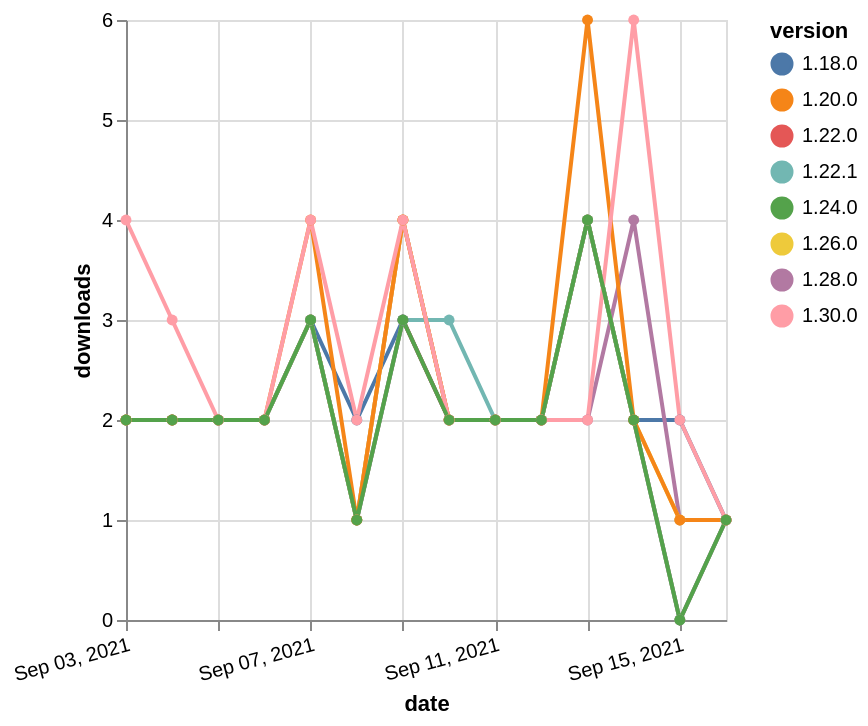

Vega-Lite specification stored for this chart:
### Vega-Lite specification from a JSON file in a GitHub repository (floating-point values rounded to 4 significant figures)
{"$schema": "https://vega.github.io/schema/vega-lite/v5.json", "description": "A simple bar chart with embedded data.", "data": {"values": [{"date": "2021-09-03", "total": 2374, "delta": 2, "version": "1.18.0"}, {"date": "2021-09-04", "total": 2376, "delta": 2, "version": "1.18.0"}, {"date": "2021-09-05", "total": 2378, "delta": 2, "version": "1.18.0"}, {"date": "2021-09-06", "total": 2380, "delta": 2, "version": "1.18.0"}, {"date": "2021-09-07", "total": 2383, "delta": 3, "version": "1.18.0"}, {"date": "2021-09-08", "total": 2385, "delta": 2, "version": "1.18.0"}, {"date": "2021-09-09", "total": 2388, "delta": 3, "version": "1.18.0"}, {"date": "2021-09-10", "total": 2390, "delta": 2, "version": "1.18.0"}, {"date": "2021-09-11", "total": 2392, "delta": 2, "version": "1.18.0"}, {"date": "2021-09-12", "total": 2394, "delta": 2, "version": "1.18.0"}, {"date": "2021-09-13", "total": 2398, "delta": 4, "version": "1.18.0"}, {"date": "2021-09-14", "total": 2400, "delta": 2, "version": "1.18.0"}, {"date": "2021-09-15", "total": 2402, "delta": 2, "version": "1.18.0"}, {"date": "2021-09-16", "total": 2403, "delta": 1, "version": "1.18.0"}, {"date": "2021-09-03", "total": 2083, "delta": 2, "version": "1.22.0"}, {"date": "2021-09-04", "total": 2085, "delta": 2, "version": "1.22.0"}, {"date": "2021-09-05", "total": 2087, "delta": 2, "version": "1.22.0"}, {"date": "2021-09-06", "total": 2089, "delta": 2, "version": "1.22.0"}, {"date": "2021-09-07", "total": 2092, "delta": 3, "version": "1.22.0"}, {"date": "2021-09-08", "total": 2093, "delta": 1, "version": "1.22.0"}, {"date": "2021-09-09", "total": 2096, "delta": 3, "version": "1.22.0"}, {"date": "2021-09-10", "total": 2098, "delta": 2, "version": "1.22.0"}, {"date": "2021-09-11", "total": 2100, "delta": 2, "version": "1.22.0"}, {"date": "2021-09-12", "total": 2102, "delta": 2, "version": "1.22.0"}, {"date": "2021-09-13", "total": 2106, "delta": 4, "version": "1.22.0"}, {"date": "2021-09-14", "total": 2108, "delta": 2, "version": "1.22.0"}, {"date": "2021-09-15", "total": 2108, "delta": 0, "version": "1.22.0"}, {"date": "2021-09-16", "total": 2109, "delta": 1, "version": "1.22.0"}, {"date": "2021-09-03", "total": 1036, "delta": 2, "version": "1.28.0"}, {"date": "2021-09-04", "total": 1038, "delta": 2, "version": "1.28.0"}, {"date": "2021-09-05", "total": 1040, "delta": 2, "version": "1.28.0"}, {"date": "2021-09-06", "total": 1042, "delta": 2, "version": "1.28.0"}, {"date": "2021-09-07", "total": 1045, "delta": 3, "version": "1.28.0"}, {"date": "2021-09-08", "total": 1046, "delta": 1, "version": "1.28.0"}, {"date": "2021-09-09", "total": 1050, "delta": 4, "version": "1.28.0"}, {"date": "2021-09-10", "total": 1052, "delta": 2, "version": "1.28.0"}, {"date": "2021-09-11", "total": 1054, "delta": 2, "version": "1.28.0"}, {"date": "2021-09-12", "total": 1056, "delta": 2, "version": "1.28.0"}, {"date": "2021-09-13", "total": 1058, "delta": 2, "version": "1.28.0"}, {"date": "2021-09-14", "total": 1062, "delta": 4, "version": "1.28.0"}, {"date": "2021-09-15", "total": 1063, "delta": 1, "version": "1.28.0"}, {"date": "2021-09-16", "total": 1064, "delta": 1, "version": "1.28.0"}, {"date": "2021-09-03", "total": 1495, "delta": 2, "version": "1.26.0"}, {"date": "2021-09-04", "total": 1497, "delta": 2, "version": "1.26.0"}, {"date": "2021-09-05", "total": 1499, "delta": 2, "version": "1.26.0"}, {"date": "2021-09-06", "total": 1501, "delta": 2, "version": "1.26.0"}, {"date": "2021-09-07", "total": 1504, "delta": 3, "version": "1.26.0"}, {"date": "2021-09-08", "total": 1505, "delta": 1, "version": "1.26.0"}, {"date": "2021-09-09", "total": 1509, "delta": 4, "version": "1.26.0"}, {"date": "2021-09-10", "total": 1511, "delta": 2, "version": "1.26.0"}, {"date": "2021-09-11", "total": 1513, "delta": 2, "version": "1.26.0"}, {"date": "2021-09-12", "total": 1515, "delta": 2, "version": "1.26.0"}, {"date": "2021-09-13", "total": 1519, "delta": 4, "version": "1.26.0"}, {"date": "2021-09-14", "total": 1521, "delta": 2, "version": "1.26.0"}, {"date": "2021-09-15", "total": 1522, "delta": 1, "version": "1.26.0"}, {"date": "2021-09-16", "total": 1523, "delta": 1, "version": "1.26.0"}, {"date": "2021-09-03", "total": 1989, "delta": 2, "version": "1.22.1"}, {"date": "2021-09-04", "total": 1991, "delta": 2, "version": "1.22.1"}, {"date": "2021-09-05", "total": 1993, "delta": 2, "version": "1.22.1"}, {"date": "2021-09-06", "total": 1995, "delta": 2, "version": "1.22.1"}, {"date": "2021-09-07", "total": 1998, "delta": 3, "version": "1.22.1"}, {"date": "2021-09-08", "total": 1999, "delta": 1, "version": "1.22.1"}, {"date": "2021-09-09", "total": 2002, "delta": 3, "version": "1.22.1"}, {"date": "2021-09-10", "total": 2005, "delta": 3, "version": "1.22.1"}, {"date": "2021-09-11", "total": 2007, "delta": 2, "version": "1.22.1"}, {"date": "2021-09-12", "total": 2009, "delta": 2, "version": "1.22.1"}, {"date": "2021-09-13", "total": 2013, "delta": 4, "version": "1.22.1"}, {"date": "2021-09-14", "total": 2015, "delta": 2, "version": "1.22.1"}, {"date": "2021-09-15", "total": 2015, "delta": 0, "version": "1.22.1"}, {"date": "2021-09-16", "total": 2016, "delta": 1, "version": "1.22.1"}, {"date": "2021-09-03", "total": 2620, "delta": 2, "version": "1.20.0"}, {"date": "2021-09-04", "total": 2622, "delta": 2, "version": "1.20.0"}, {"date": "2021-09-05", "total": 2624, "delta": 2, "version": "1.20.0"}, {"date": "2021-09-06", "total": 2626, "delta": 2, "version": "1.20.0"}, {"date": "2021-09-07", "total": 2630, "delta": 4, "version": "1.20.0"}, {"date": "2021-09-08", "total": 2631, "delta": 1, "version": "1.20.0"}, {"date": "2021-09-09", "total": 2635, "delta": 4, "version": "1.20.0"}, {"date": "2021-09-10", "total": 2637, "delta": 2, "version": "1.20.0"}, {"date": "2021-09-11", "total": 2639, "delta": 2, "version": "1.20.0"}, {"date": "2021-09-12", "total": 2641, "delta": 2, "version": "1.20.0"}, {"date": "2021-09-13", "total": 2647, "delta": 6, "version": "1.20.0"}, {"date": "2021-09-14", "total": 2649, "delta": 2, "version": "1.20.0"}, {"date": "2021-09-15", "total": 2650, "delta": 1, "version": "1.20.0"}, {"date": "2021-09-16", "total": 2651, "delta": 1, "version": "1.20.0"}, {"date": "2021-09-03", "total": 751, "delta": 4, "version": "1.30.0"}, {"date": "2021-09-04", "total": 754, "delta": 3, "version": "1.30.0"}, {"date": "2021-09-05", "total": 756, "delta": 2, "version": "1.30.0"}, {"date": "2021-09-06", "total": 758, "delta": 2, "version": "1.30.0"}, {"date": "2021-09-07", "total": 762, "delta": 4, "version": "1.30.0"}, {"date": "2021-09-08", "total": 764, "delta": 2, "version": "1.30.0"}, {"date": "2021-09-09", "total": 768, "delta": 4, "version": "1.30.0"}, {"date": "2021-09-10", "total": 770, "delta": 2, "version": "1.30.0"}, {"date": "2021-09-11", "total": 772, "delta": 2, "version": "1.30.0"}, {"date": "2021-09-12", "total": 774, "delta": 2, "version": "1.30.0"}, {"date": "2021-09-13", "total": 776, "delta": 2, "version": "1.30.0"}, {"date": "2021-09-14", "total": 782, "delta": 6, "version": "1.30.0"}, {"date": "2021-09-15", "total": 784, "delta": 2, "version": "1.30.0"}, {"date": "2021-09-16", "total": 785, "delta": 1, "version": "1.30.0"}, {"date": "2021-09-03", "total": 1677, "delta": 2, "version": "1.24.0"}, {"date": "2021-09-04", "total": 1679, "delta": 2, "version": "1.24.0"}, {"date": "2021-09-05", "total": 1681, "delta": 2, "version": "1.24.0"}, {"date": "2021-09-06", "total": 1683, "delta": 2, "version": "1.24.0"}, {"date": "2021-09-07", "total": 1686, "delta": 3, "version": "1.24.0"}, {"date": "2021-09-08", "total": 1687, "delta": 1, "version": "1.24.0"}, {"date": "2021-09-09", "total": 1690, "delta": 3, "version": "1.24.0"}, {"date": "2021-09-10", "total": 1692, "delta": 2, "version": "1.24.0"}, {"date": "2021-09-11", "total": 1694, "delta": 2, "version": "1.24.0"}, {"date": "2021-09-12", "total": 1696, "delta": 2, "version": "1.24.0"}, {"date": "2021-09-13", "total": 1700, "delta": 4, "version": "1.24.0"}, {"date": "2021-09-14", "total": 1702, "delta": 2, "version": "1.24.0"}, {"date": "2021-09-15", "total": 1702, "delta": 0, "version": "1.24.0"}, {"date": "2021-09-16", "total": 1703, "delta": 1, "version": "1.24.0"}]}, "width": "container", "mark": {"type": "line", "point": {"filled": true}}, "encoding": {"x": {"field": "date", "type": "temporal", "timeUnit": "yearmonthdate", "title": "date", "axis": {"labelAngle": -15}}, "y": {"field": "delta", "type": "quantitative", "title": "downloads"}, "color": {"field": "version", "type": "nominal"}, "tooltip": {"field": "delta"}}}
